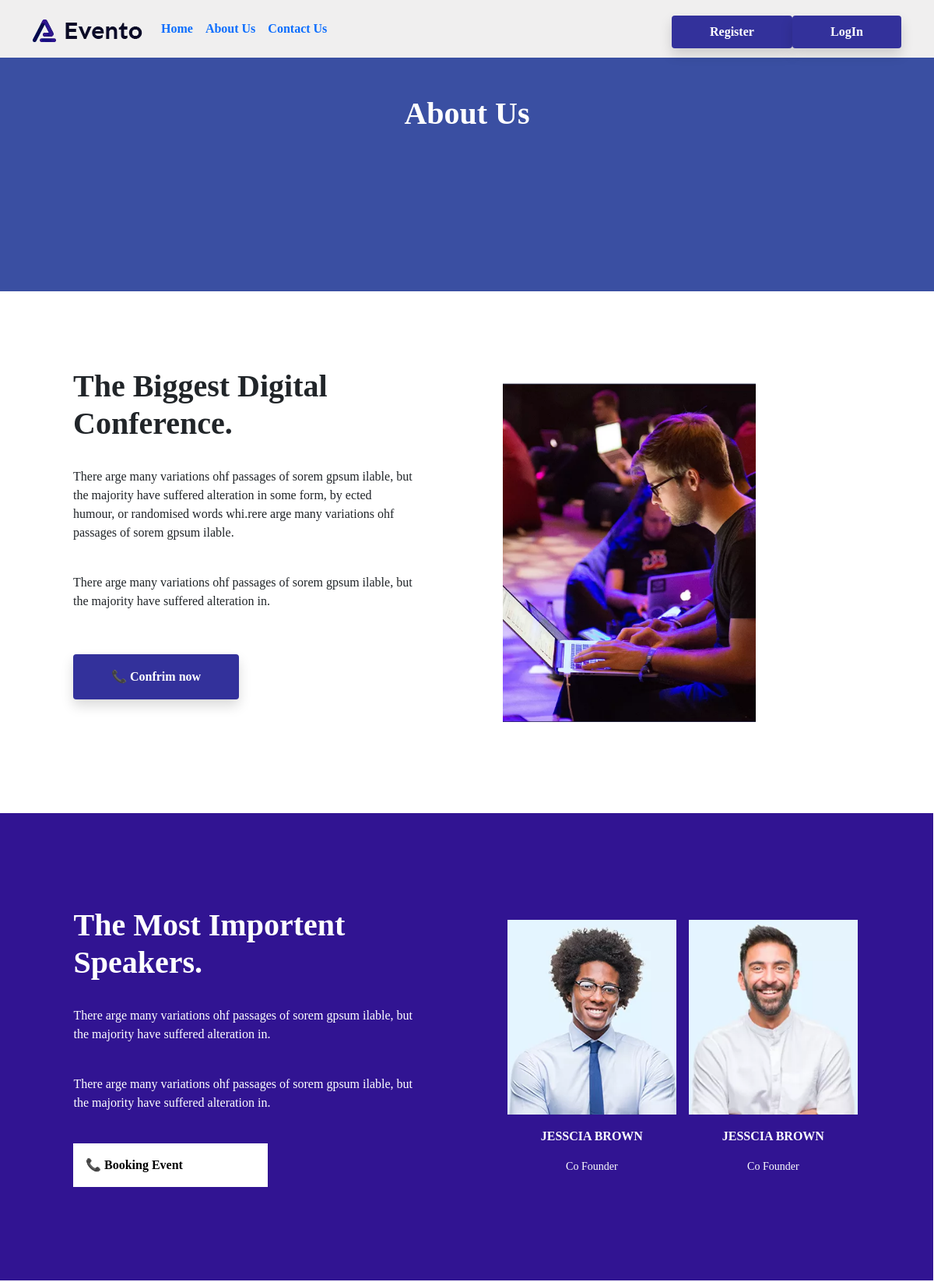
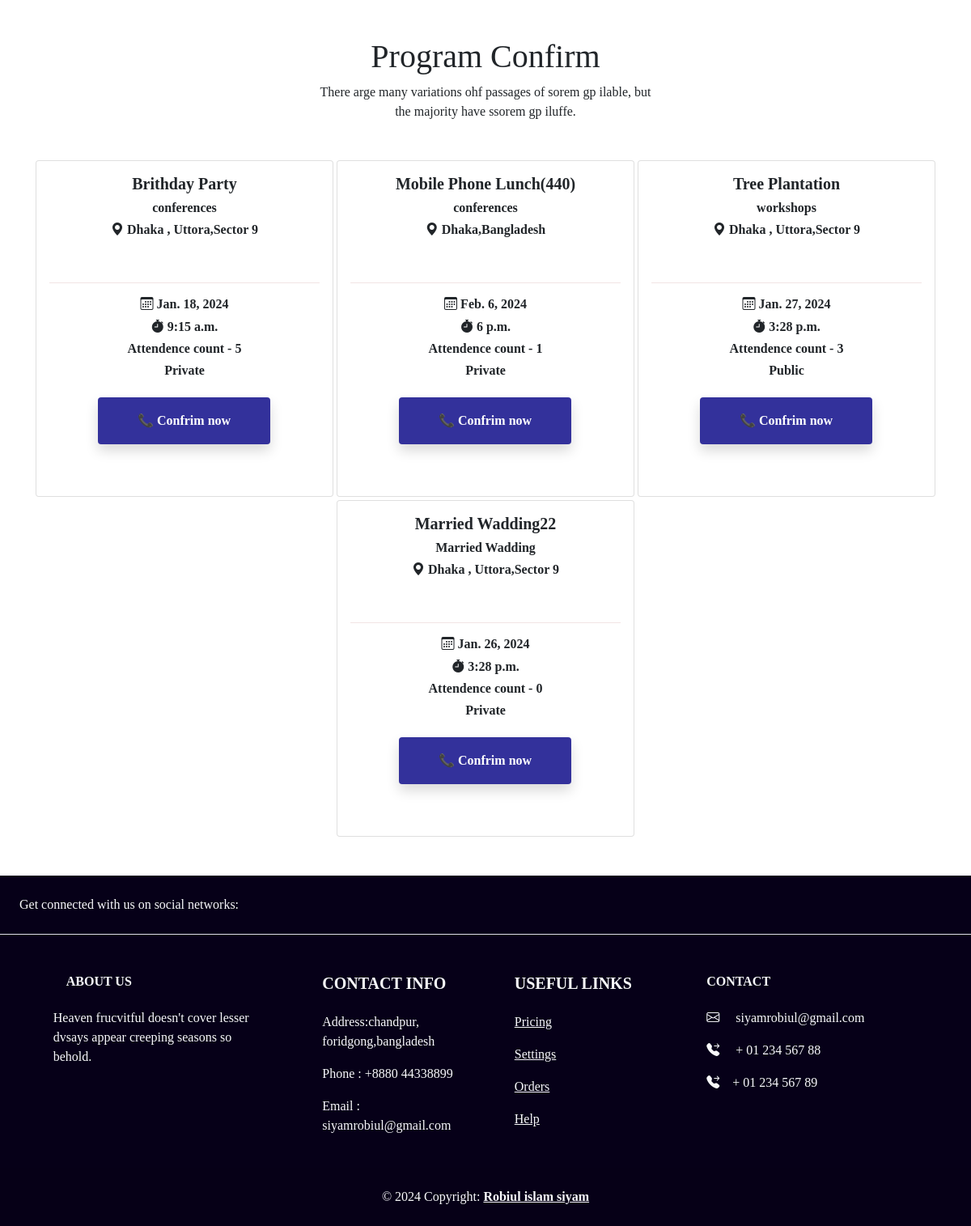
The page /about/ on the database its author committed (2 pictures, top to bottom).
### Event_creation/models.py (models this page shows, shortened)
class Event_creation_model(models.Model):
    event_category = models.ForeignKey(
        Event_category, blank=True, null=True, on_delete=models.CASCADE, default=None
    )
    user = models.ForeignKey(User, blank=True,on_delete=models.CASCADE,null=True)
    count = models.IntegerField(default=0)
    event_name = models.CharField(max_length=250)
    date = models.DateField()
    time = models.TimeField()
    location = models.CharField(max_length=50)
    description = models.TextField()
    event_type = models.CharField(
        max_length=50, choices=EVENT_TYPE_CHOICES, default="Pablic"
    )

### EventCategory/models.py (models this page shows)
class Event_category(models.Model):
    event_category_tags = models.CharField(max_length=50)
    def __str__(self):
        return self.event_category_tags

### core/views.py (the view)
# urls.py: path('about/', views.About.as_view(),name='about'),
class About(TemplateView):
    template_name = "about.html"
    def get_context_data(self, **kwargs):
        context = super().get_context_data(**kwargs)
        context["Event"] = Event_creation_model.objects.all()
        return context

### core/templates/about.html (shortened to what this page needs)
{% extends 'base.html'%}
{%load static %}
{% block content %}
<div class="banner">
    <h1 class="fw-bold text-center p-5">About Us</h1>
</div>
<div style="margin-top: 50px;"
  class="row d-flex container-fluid  justify-content-center align-items-center flex-lg-row flex-sm-column-reverse p-5">
  <div class="col-lg-5 col-md-5 col-sm-12 container-fluid">
    <h1 class="fs-1 fw-bold">The Biggest Digital Conference.</h1> <br>
    <p>There arge many variations ohf passages of sorem gpsum ilable, but the majority have suffered alteration in some
      form, by ected humour, or randomised words whi.rere arge many variations ohf passages of sorem gpsum ilable.</p>
    <br>
    <p>There arge many variations ohf passages of sorem gpsum ilable, but the majority have suffered alteration in.</p>
    <br>
    {% if user.is_authenticated and user.is_staff %}
    <a href="{% url 'confrim' %}"
      class="hvr-sweep-to-bottom  sm-btn px-5 py-3 all-button fw-bold btn shadow  mt-3">Confrim
      User </a>
    {% elif user.is_authenticated%}
    <a href="{% url 'profile'  %}" class="hvr-sweep-to-bottom sm-btn px-5 py-3 all-button fw-bold btn shadow  mt-3">
      📞 Book Event</a>
    {% else %}
    <a href="{% url 'login'%}" class="hvr-sweep-to-bottom sm-btn px-5 py-3 all-button fw-bold btn shadow  mt-3 mb-sm-5">
      📞 Confrim
      now</a>
    {% endif %}
  </div>
  <div class="col-lg-5 col-md-5 col-sm-12 container-fluid">
    <img class=" hvr-shrink bg-banner" style="height: 435px;" src="{% static 'about1.png.webp'%}" alt="{% static 'about1.png.webp'%}">
  </div>
</div>
<div style="margin-top: 50px;"
  class="row d-flex container-fluid bg-color justify-content-center align-items-center flex-lg-row flex-sm-column-reverse p-5">
  <div class="col-lg-5 col-md-5 col-sm-12 container-fluid">
    <h1 class="fs-1 fw-bold">The Most Importent Speakers.</h1> <br>
    <p>There arge many variations ohf passages of sorem gpsum ilable, but the majority have suffered alteration in.</p>
    <br>
    <p>There arge many variations ohf passages of sorem gpsum ilable, but the majority have suffered alteration in.</p>
    <br>
    {% if user.is_authenticated and user.is_staff %}
    <a href="{% url 'confrim' %}" class="hvr-sweep-to-bottom  px-5 py-3 all-button fw-bold btn shadow  mt-3">Confrim
      User </a>
    {%elif user.is_authenticated%}
    <a href="{% url 'profile' %}" class="hvr-sweep-to-bottom  px-5 py-3 all-button fw-bold btn shadow  mt-3">
      📞 Booking Event</a>
    {% else %}
    <a href="{% url 'login'%}" class="btn-button hvr-sweep-to-right fw-bold p-3"> 📞 Booking Event</a>
    {% endif %}
  </div>
  <div class="col-lg-5 col-md-5 col-sm-12 container-fluid">
    <div class="d-flex gap-3 responce-pic">
      <div class="d-flex flex-column">
        <img class="hvr-shrink " style="height: 250px;" src="{% static 'team1.png.webp'%}"
          alt="{% static 'team1.png.webp'%}">
        <p class="fw-bold text-center mt-3">JESSCIA BROWN</p>
        <small class="text-center">Co Founder</small>
      </div>
      <div class="d-flex flex-column">
        <img class="hvr-shrink " style="height: 250px;" src="{% static 'team2.png.webp'%}"
          alt="{% static 'team2.png.webp'%}">
        <p class="fw-bold text-center mt-3">JESSCIA BROWN</p>
        <small class="text-center">Co Founder</small>
      </div>
    </div>
  </div>
</div>
<div class="container text-center mt-5">
  <h1>Program Confirm</h1>
  <p>There arge many variations ohf passages of sorem gp ilable, but <br> the majority have ssorem gp iluffe.</p>
</div>
<div class=" container mt-5  mb-5 d-flex gap-1 justify-content-center aling-items-center flex-wrap">
  {% for i in Event %}
  <div class="card  hvr-back-pulse card-line " style="width: 23rem ; height: 26rem;">
    <a href="{% url 'details' i.id%}" class="text-decoration-none text-dark">
      <div class="card-body ">
        <h5 class="card-title fw-bold"> {{i.event_name}}</h5>
        <h6 class="card-title  fw-bold">{{i.event_category}}</h6>
        <h6 class="card-title text-gray fw-bold"><i class="bi bi-geo-alt-fill"></i> {{i.location}}</h6>
        <br>
        <hr style="color: rgb(204, 149, 149);">
        <h6 class="card-title fw-bold"><i class="bi bi-calendar3"></i> {{i.date}}</h6>
        <h6 class="card-title fw-bold"> <i class="bi bi-stopwatch-fill"></i> {{i.time}}</h6>
        <h6 class="card-title fw-bold">Attendence count - {{i.count}}
        </h6>
        <h6 class="card-title fw-bold">{{i.event_type}}</h6>
        {% if user.is_authenticated and user.is_staff %}
        <a href="{% url 'confrim' %}"
          class="hvr-sweep-to-bottom  sm-btn px-5 py-3 all-button fw-bold btn shadow  mt-3">Confrim User </a>
        {%elif user.is_authenticated%}
        <a href="{% url 'confirm_data' i.pk %}"
          class="hvr-sweep-to-bottom  sm-btn px-5 py-3 all-button fw-bold btn shadow  mt-3"> 📞 Confrim now</a>
        {% else %}
        <a href="{% url 'login'%}" class="hvr-sweep-to-bottom  sm-btn px-5 py-3 all-button fw-bold btn shadow  mt-3"> 📞
          Confrim now</a>
        {% endif %}
    </a>
  </div>
</div>
{% endfor %}
{% endblock %}

### core/static/style.css (style rules this page uses)
body { background-color:white !important; font-family:'Times New Roman', Times, serif !important; }
.btn-button { width: 250px; background-color: white; color: black; text-decoration: none; }
.hvr-sweep-to-right { display: inline-block; vertical-align: middle; -webkit-transform: perspective(1px) translateZ(0); transform: perspective(1px) translateZ(0); box-shadow: 0 0 1px rgba(0, 0, 0, 0); position: relative; -webkit-transition-property: color; transition-property: color; -webkit-transition-duration: 0.3s; transition-duration: 0.3s; }
.hvr-sweep-to-right:before { content: ""; position: absolute; z-index: -1; top: 0; left: 0; right: 0; bottom: 0; background: rgb(243, 224, 117) !important; -webkit-transform: scaleX(0); transform: scaleX(0); -webkit-transform-origin: 0 50%; transform-origin: 0 50%; -webkit-transition-property: transform; transition-property: transform; -webkit-transition-duration: 0.3s; transition-duration: 0.3s; -webkit-transition-timing-function: ease-out; transition-timing-function: ease-out; }
.all-button { background-color: rgb(51, 49, 155) !important; color: white !important; }
.hvr-sweep-to-bottom { display: inline-block; vertical-align: middle; -webkit-transform: perspective(1px) translateZ(0); transform: perspective(1px) translateZ(0); box-shadow: 0 0 1px rgba(0, 0, 0, 0); position: relative; -webkit-transition-property: color; transition-property: color; -webkit-transition-duration: 0.3s; transition-duration: 0.3s; }
.hvr-sweep-to-bottom:before { content: ""; position: absolute; z-index: -1; top: 0; left: 0; right: 0; bottom: 0; background: #3702f8 !important; -webkit-transform: scaleY(0); transform: scaleY(0); -webkit-transform-origin: 50% 0; transform-origin: 50% 0; -webkit-transition-property: transform; transition-property: transform; -webkit-transition-duration: 0.3s; transition-duration: 0.3s; -webkit-transition-timing-function: ease-out; transition-timing-function: ease-out; }
.bg-color { background-color: rgb(49, 20, 146); color: white; height: 600px; width: 100.9% !important; }
.hvr-shrink { display: inline-block; vertical-align: middle; -webkit-transform: perspective(1px) translateZ(0); transform: perspective(1px) translateZ(0); box-shadow: 0 0 1px rgba(0, 0, 0, 0); -webkit-transition-duration: 0.3s; transition-duration: 0.3s; -webkit-transition-property: transform; transition-property: transform; }
.card-line { line-height: 2rem; text-align: center; }
.banner { background-color: rgb(58, 79, 162); color: white; height: 300px; width: 100% !important; }
.hvr-back-pulse { display: inline-block; vertical-align: middle; -webkit-transform: perspective(1px) translateZ(0); transform: perspective(1px) translateZ(0); box-shadow: 0 0 1px rgba(0, 0, 0, 0); overflow: hidden; -webkit-transition-duration: 0.5s; transition-duration: 0.5s; -webkit-transition-property: color, background-color; transition-property: color, background-color; color: initial-color !important; }
.bg-banner { height: 500px; }

### rows shown on the page
Event_creation_model: event_name "Brithday Party", event_category "conferences", location "Dhaka , Uttora,Sector 9", date "Jan. 18, 2024", time "9:15 a.m.", count "5", event_type "Private"
Event_creation_model: event_name "Mobile Phone Lunch(440)", event_category "conferences", location "Dhaka,Bangladesh", date "Feb. 6, 2024", time "6 p.m.", count "1", event_type "Private"
Event_creation_model: event_name "Tree Plantation", event_category "workshops", location "Dhaka , Uttora,Sector 9", date "Jan. 27, 2024", time "3:28 p.m.", count "3", event_type "Public"
Event_creation_model: event_name "Married Wadding22", event_category "Married Wadding", location "Dhaka , Uttora,Sector 9", date "Jan. 26, 2024", time "3:28 p.m.", count "0", event_type "Private"
